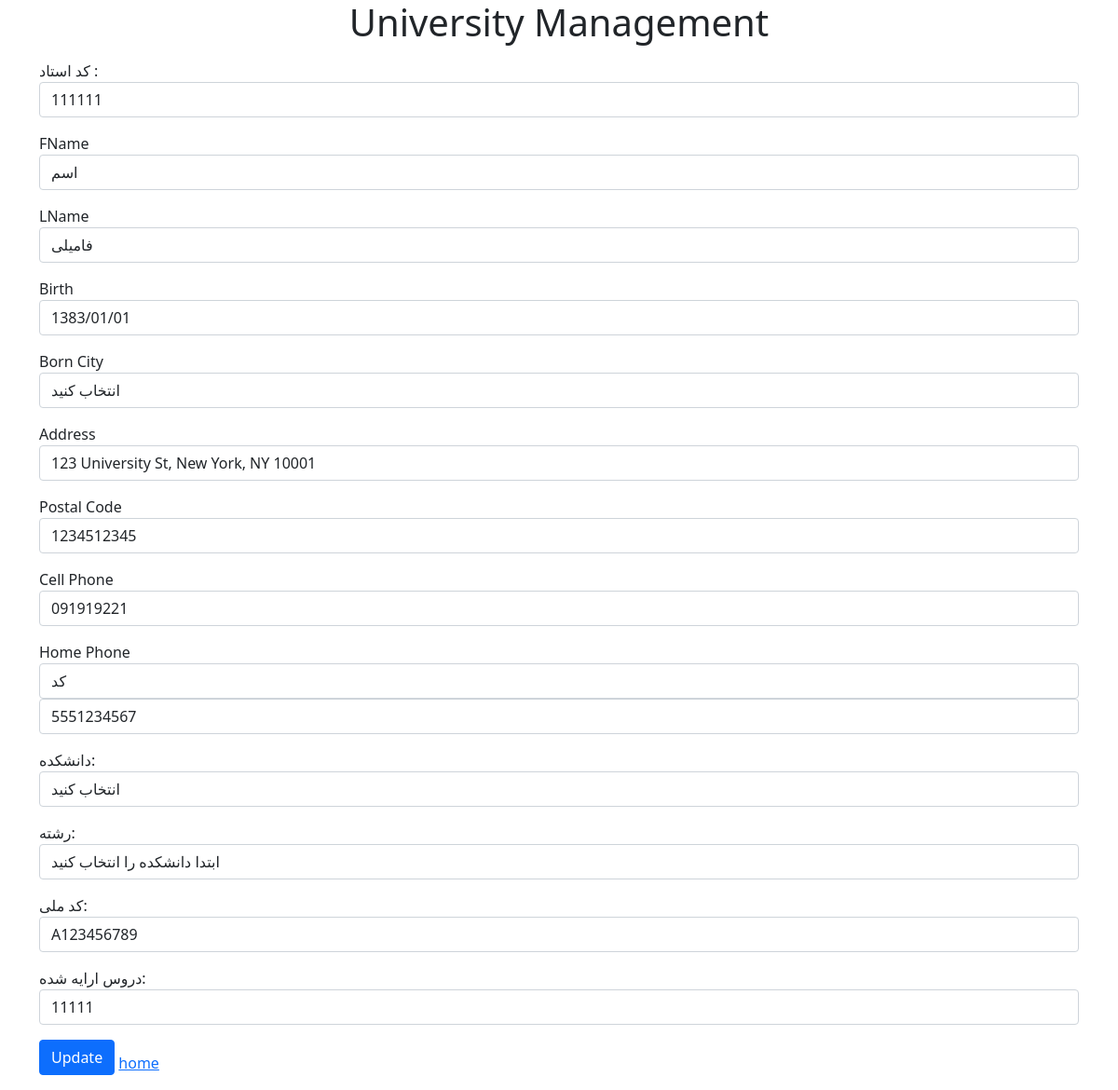
Screenshot of /edit_professor/8 with the database file from the repository.
### models.py (models this page shows, shortened)
class professor(Base):
    __tablename__ = 'professors'
    id = Column(Integer, primary_key=True, index=True)
    lid = Column(String(6), nullable=False)
    pfn = Column(String(10), nullable=False)
    pln = Column(String(10), nullable=False)
    pbirth = Column(String(10), nullable=False)
    pborncity = Column(String(150), nullable=False)
    paddress = Column(String(100), nullable=False)
    ppostalcode = Column(String(10), nullable=False)
    pcp = Column(String(11), nullable=False)
    php = Column(String(10), nullable=False)
    php_number = Column(String(10), nullable=False)
    pd = Column(String(50), nullable=False)
    pm = Column(String(50), nullable=False)
    pnid = Column(String(10), nullable=False)
    pscid = Column(String(150), nullable=False)

### main.py (the view)
@app.get("/edit_professor/{user_id}")
async def edit_professor(request: Request, user_id: int, db: Session = Depends(get_db)):
    professor = db.query(models.professor).filter(models.professor.id == user_id).first()
    return templates.TemplateResponse("editprof.html", {"request": request, "user": professor})

### templates/editprof.html (shortened to what this page needs)
{% extends 'base.html' %}
{% block content %}
<form action="/update_professor/{{ user.id }}" method="post" onsubmit="return validateForm()">
    <div class="mb-3">
        <label>کد استاد :</label>
        <input type="text" name="lid" placeholder="lid" class="form-control" maxlength="5" value="{{ user.lid }}" />
    </div>
    <div class="mb-3">
        <label>FName</label>
        <input type="text" name="pfn" placeholder="FName" class="form-control" value="{{ user.pfn }}" />
    </div>
    <div class="mb-3">
        <label>LName</label>
        <input type="text" name="pln" placeholder="LName" class="form-control" value="{{ user.pln }}" />
    </div>
    <div class="mb-3">
        <label>Birth</label>
        <input type="text" name="pbirth" placeholder="Birth" class="form-control" value="{{ user.pbirth }}" />
    </div>
    <div class="mb-3">
        <label>Born City</label>
        <select id="pborncity" name="pborncity" class="form-control" required autocomplete="off">
            <option value="" disabled selected>انتخاب کنید</option>
        </select>
    </div>
    <div class="mb-3">
        <label>Address</label>
        <input type="text" name="paddress" placeholder="Address" class="form-control" value="{{ user.paddress }}" />
    </div>
    <div class="mb-3">
        <label>Postal Code</label>
        <input type="text" id="ppostalcode" name="ppostalcode" placeholder="Postal Code" class="form-control" value="{{ user.ppostalcode }}" />
    </div>
    <div class="mb-3">
        <label>Cell Phone</label>
        <input type="text" id="pcp" name="pcp" placeholder="Cell Phone" class="form-control" value="{{ user.pcp }}" />
    </div>
    <div class="mb-3">
        <label>Home Phone</label>
        <select id="php" name="php" class="form-control" required autocomplete="off">
            <option value="" disabled selected>کد</option>
        </select>
        <input type="text" id="php_number" name="php_number" required autocomplete="off" maxlength="8" placeholder="شماره" class="form-control" value="{{ user.php_number }}" />
    </div>
    <div class="mb-3">
        <label for="pd">دانشکده:</label>
        <select id="pd" name="pd" class="form-control" required  value="{{ user.pd }}">
            <option value="" disabled selected>انتخاب کنید</option>
        </select>
    </div>
    <div class="mb-3">
        <label>رشته:</label>
        <select id="pm" name="pm" class="form-control" required  value="{{ user.pm }}">
            <option value="" disabled selected>ابتدا دانشکده را انتخاب کنید</option>
        </select>
    </div>
    <div class="mb-3">
        <label>کد ملی:</label>
        <input type="text" id="pnid" name="pnid" placeholder="NID" class="form-control" value="{{ user.pnid }}" />
    </div>
    <div class="mb-3">
        <label>دروس ارایه شده:</label>
        <input type="text" name="pscid" placeholder="pSCs" class="form-control"  value="{{ user.pscid }}"/>
    </div>
    <input type="submit" value="Update" class="btn btn-primary mb-3" />
    <a href="/">home</a>
</form>
{% endblock content %}

### rows the page displays
professor: lid "111111", pfn "اسم", pln "فامیلی", pbirth "1383/01/01", paddress "123 University St, New York, NY 10001", ppostalcode "1234512345", pcp "091919221", php_number "5551234567", pnid "A123456789", pscid "11111"
